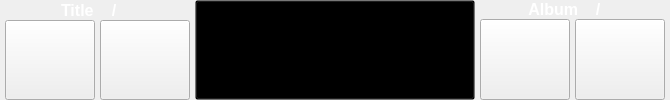
           <widget class="QWidget" name="PlayerPlayingWidget" native="true">
            <property name="sizePolicy">
             <sizepolicy hsizetype="Expanding" vsizetype="Expanding">
              <horstretch>0</horstretch>
              <verstretch>0</verstretch>
             </sizepolicy>
            </property>
            <layout class="QHBoxLayout" name="PlayerPlayingLayout">
             <property name="spacing">
              <number>0</number>
             </property>
             <property name="leftMargin">
              <number>0</number>
             </property>
             <property name="topMargin">
              <number>0</number>
             </property>
             <property name="rightMargin">
              <number>0</number>
             </property>
             <property name="bottomMargin">
              <number>0</number>
             </property>
             <item>
              <layout class="QVBoxLayout" name="verticalLayout_5">
               <item>
                <layout class="QHBoxLayout" name="horizontalLayout_12">
                 <item>
                  <spacer name="horizontalSpacer_3">
                   <property name="orientation">
                    <enum>Qt::Horizontal</enum>
                   </property>
                   <property name="sizeHint" stdset="0">
                    <size>
                     <width>40</width>
                     <height>20</height>
                    </size>
                   </property>
                  </spacer>
                 </item>
                 <item>
                  <widget class="QLabel" name="label_4">
                   <property name="sizePolicy">
                    <sizepolicy hsizetype="Preferred" vsizetype="Preferred">
                     <horstretch>0</horstretch>
                     <verstretch>0</verstretch>
                    </sizepolicy>
                   </property>
                   <property name="font">
                    <font>
                     <pointsize>12</pointsize>
                     <weight>75</weight>
                     <bold>true</bold>
                    </font>
                   </property>
                   <property name="styleSheet">
                    <string notr="true">color: rgb(255, 255, 255);</string>
                   </property>
                   <property name="text">
                    <string>Title</string>
                   </property>
                  </widget>
                 </item>
                 <item>
                  <widget class="QLabel" name="labelTrack">
                   <property name="sizePolicy">
                    <sizepolicy hsizetype="Preferred" vsizetype="Preferred">
                     <horstretch>0</horstretch>
                     <verstretch>0</verstretch>
                    </sizepolicy>
                   </property>
                   <property name="font">
                    <font>
                     <pointsize>12</pointsize>
                     <weight>75</weight>
                     <bold>true</bold>
                    </font>
                   </property>
                   <property name="styleSheet">
                    <string notr="true">color: rgb(255, 255, 255);
background-color: rgba(0, 0, 0, 0);</string>
                   </property>
                   <property name="text">
                    <string/>
                   </property>
                   <property name="alignment">
                    <set>Qt::AlignRight|Qt::AlignTrailing|Qt::AlignVCenter</set>
                   </property>
                  </widget>
                 </item>
                 <item>
                  <widget class="QLabel" name="labelTrackDash">
                   <property name="sizePolicy">
                    <sizepolicy hsizetype="Fixed" vsizetype="Preferred">
                     <horstretch>0</horstretch>
                     <verstretch>0</verstretch>
                    </sizepolicy>
                   </property>
                   <property name="minimumSize">
                    <size>
                     <width>20</width>
                     <height>0</height>
                    </size>
                   </property>
                   <property name="maximumSize">
                    <size>
                     <width>20</width>
                     <height>16777215</height>
                    </size>
                   </property>
                   <property name="font">
                    <font>
                     <pointsize>12</pointsize>
                     <weight>75</weight>
                     <bold>true</bold>
                    </font>
                   </property>
                   <property name="styleSheet">
                    <string notr="true">color: rgb(255, 255, 255);</string>
                   </property>
                   <property name="text">
                    <string>/</string>
                   </property>
                   <property name="alignment">
                    <set>Qt::AlignCenter</set>
                   </property>
                  </widget>
                 </item>
                 <item>
                  <widget class="QLabel" name="labelTrackCount">
                   <property name="font">
                    <font>
                     <pointsize>12</pointsize>
                     <weight>75</weight>
                     <bold>true</bold>
                    </font>
                   </property>
                   <property name="styleSheet">
                    <string notr="true">color: rgb(255, 255, 255);</string>
                   </property>
                   <property name="text">
                    <string/>
                   </property>
                  </widget>
                 </item>
                 <item>
                  <spacer name="horizontalSpacer_4">
                   <property name="orientation">
                    <enum>Qt::Horizontal</enum>
                   </property>
                   <property name="sizeHint" stdset="0">
                    <size>
                     <width>40</width>
                     <height>20</height>
                    </size>
                   </property>
                  </spacer>
                 </item>
                </layout>
               </item>
               <item>
                <layout class="QHBoxLayout" name="horizontalLayout_8">
                 <item>
                  <spacer name="horizontalSpacer_5">
                   <property name="orientation">
                    <enum>Qt::Horizontal</enum>
                   </property>
                   <property name="sizeHint" stdset="0">
                    <size>
                     <width>5</width>
                     <height>20</height>
                    </size>
                   </property>
                  </spacer>
                 </item>
                 <item>
                  <widget class="QPushButton" name="pushButtonPlayerPrevAlbum">
                   <property name="sizePolicy">
                    <sizepolicy hsizetype="Fixed" vsizetype="Expanding">
                     <horstretch>0</horstretch>
                     <verstretch>0</verstretch>
                    </sizepolicy>
                   </property>
                   <property name="minimumSize">
                    <size>
                     <width>90</width>
                     <height>0</height>
                    </size>
                   </property>
                   <property name="maximumSize">
                    <size>
                     <width>90</width>
                     <height>16777215</height>
                    </size>
                   </property>
                   <property name="styleSheet">
                    <string notr="true">outline: none;</string>
                   </property>
                   <property name="text">
                    <string/>
                   </property>
                   <property name="icon">
                    <iconset>
                     <normalon>:/prevbig-hot.png</normalon>
                    </iconset>
                   </property>
                   <property name="iconSize">
                    <size>
                     <width>128</width>
                     <height>140</height>
                    </size>
                   </property>
                  </widget>
                 </item>
                 <item>
                  <spacer name="horizontalSpacer_7">
                   <property name="orientation">
                    <enum>Qt::Horizontal</enum>
                   </property>
                   <property name="sizeHint" stdset="0">
                    <size>
                     <width>5</width>
                     <height>20</height>
                    </size>
                   </property>
                  </spacer>
                 </item>
                 <item>
                  <widget class="QPushButton" name="pushButtonPlayerPrevBig">
                   <property name="sizePolicy">
                    <sizepolicy hsizetype="Fixed" vsizetype="Expanding">
                     <horstretch>0</horstretch>
                     <verstretch>0</verstretch>
                    </sizepolicy>
                   </property>
                   <property name="minimumSize">
                    <size>
                     <width>90</width>
                     <height>0</height>
                    </size>
                   </property>
                   <property name="maximumSize">
                    <size>
                     <width>90</width>
                     <height>16777215</height>
                    </size>
                   </property>
                   <property name="styleSheet">
                    <string notr="true">outline: none;</string>
                   </property>
                   <property name="text">
                    <string/>
                   </property>
                   <property name="icon">
                    <iconset>
                     <normalon>:/prevbig-hot.png</normalon>
                    </iconset>
                   </property>
                   <property name="iconSize">
                    <size>
                     <width>128</width>
                     <height>160</height>
                    </size>
                   </property>
                  </widget>
                 </item>
                 <item>
                  <spacer name="horizontalSpacer_8">
                   <property name="orientation">
                    <enum>Qt::Horizontal</enum>
                   </property>
                   <property name="sizeHint" stdset="0">
                    <size>
                     <width>5</width>
                     <height>20</height>
                    </size>
                   </property>
                  </spacer>
                 </item>
                </layout>
               </item>
              </layout>
             </item>
             <item>
              <widget class="QPushButton" name="pushButtonBack">
               <property name="sizePolicy">
                <sizepolicy hsizetype="Fixed" vsizetype="Expanding">
                 <horstretch>0</horstretch>
                 <verstretch>0</verstretch>
                </sizepolicy>
               </property>
               <property name="minimumSize">
                <size>
                 <width>280</width>
                 <height>0</height>
                </size>
               </property>
               <property name="maximumSize">
                <size>
                 <width>280</width>
                 <height>16777215</height>
                </size>
               </property>
               <property name="styleSheet">
                <string notr="true">background-color: rgba(0, 0, 0, 0);
outline: none;</string>
               </property>
               <property name="text">
                <string/>
               </property>
               <property name="icon">
                <iconset>
                 <normalon>:/coverlogo.png</normalon>
                </iconset>
               </property>
               <property name="iconSize">
                <size>
                 <width>270</width>
                 <height>270</height>
                </size>
               </property>
               <property name="default">
                <bool>false</bool>
               </property>
               <property name="flat">
                <bool>false</bool>
               </property>
              </widget>
             </item>
             <item>
              <layout class="QVBoxLayout" name="verticalLayout_10">
               <item>
                <layout class="QHBoxLayout" name="horizontalLayout_11">
                 <item>
                  <spacer name="horizontalSpacer">
                   <property name="orientation">
                    <enum>Qt::Horizontal</enum>
                   </property>
                   <property name="sizeHint" stdset="0">
                    <size>
                     <width>1</width>
                     <height>1</height>
                    </size>
                   </property>
                  </spacer>
                 </item>
                 <item>
                  <widget class="QLabel" name="labelAlbum">
                   <property name="sizePolicy">
                    <sizepolicy hsizetype="Preferred" vsizetype="Preferred">
                     <horstretch>0</horstretch>
                     <verstretch>0</verstretch>
                    </sizepolicy>
                   </property>
                   <property name="font">
                    <font>
                     <pointsize>12</pointsize>
                     <weight>75</weight>
                     <bold>true</bold>
                    </font>
                   </property>
                   <property name="styleSheet">
                    <string notr="true">color: rgb(255, 255, 255);</string>
                   </property>
                   <property name="text">
                    <string>Album</string>
                   </property>
                   <property name="alignment">
                    <set>Qt::AlignRight|Qt::AlignTrailing|Qt::AlignVCenter</set>
                   </property>
                  </widget>
                 </item>
                 <item>
                  <widget class="QLabel" name="labelCurrentAlbumIndex">
                   <property name="sizePolicy">
                    <sizepolicy hsizetype="Preferred" vsizetype="Preferred">
                     <horstretch>0</horstretch>
                     <verstretch>0</verstretch>
                    </sizepolicy>
                   </property>
                   <property name="font">
                    <font>
                     <pointsize>12</pointsize>
                     <weight>75</weight>
                     <bold>true</bold>
                    </font>
                   </property>
                   <property name="styleSheet">
                    <string notr="true">color: rgb(255, 255, 255);</string>
                   </property>
                   <property name="text">
                    <string/>
                   </property>
                   <property name="alignment">
                    <set>Qt::AlignRight|Qt::AlignTrailing|Qt::AlignVCenter</set>
                   </property>
                  </widget>
                 </item>
                 <item>
                  <widget class="QLabel" name="labelAlbumDash">
                   <property name="sizePolicy">
                    <sizepolicy hsizetype="Minimum" vsizetype="Preferred">
                     <horstretch>0</horstretch>
                     <verstretch>0</verstretch>
                    </sizepolicy>
                   </property>
                   <property name="minimumSize">
                    <size>
                     <width>20</width>
                     <height>0</height>
                    </size>
                   </property>
                   <property name="maximumSize">
                    <size>
                     <width>20</width>
                     <height>16777215</height>
                    </size>
                   </property>
                   <property name="font">
                    <font>
                     <pointsize>12</pointsize>
                     <weight>75</weight>
                     <bold>true</bold>
                    </font>
                   </property>
                   <property name="styleSheet">
                    <string notr="true">color: rgb(255, 255, 255);</string>
                   </property>
                   <property name="text">
                    <string>/</string>
                   </property>
                   <property name="alignment">
                    <set>Qt::AlignCenter</set>
                   </property>
                  </widget>
                 </item>
                 <item>
                  <widget class="QLabel" name="labelAlbumCount">
                   <property name="sizePolicy">
                    <sizepolicy hsizetype="Preferred" vsizetype="Preferred">
                     <horstretch>0</horstretch>
                     <verstretch>0</verstretch>
                    </sizepolicy>
                   </property>
                   <property name="font">
                    <font>
                     <pointsize>12</pointsize>
                     <weight>75</weight>
                     <bold>true</bold>
                    </font>
                   </property>
                   <property name="styleSheet">
                    <string notr="true">color: rgb(255, 255, 255);</string>
                   </property>
                   <property name="text">
                    <string/>
                   </property>
                   <property name="alignment">
                    <set>Qt::AlignLeading|Qt::AlignLeft|Qt::AlignVCenter</set>
                   </property>
                  </widget>
                 </item>
                 <item>
                  <spacer name="horizontalSpacer_2">
                   <property name="orientation">
                    <enum>Qt::Horizontal</enum>
                   </property>
                   <property name="sizeHint" stdset="0">
                    <size>
                     <width>1</width>
                     <height>1</height>
                    </size>
                   </property>
                  </spacer>
                 </item>
                </layout>
               </item>
               <item>
                <layout class="QHBoxLayout" name="horizontalLayout_9">
                 <item>
                  <spacer name="horizontalSpacer_10">
                   <property name="orientation">
                    <enum>Qt::Horizontal</enum>
                   </property>
                   <property name="sizeHint" stdset="0">
                    <size>
                     <width>5</width>
                     <height>20</height>
                    </size>
                   </property>
                  </spacer>
                 </item>
                 <item>
                  <widget class="QPushButton" name="pushButtonPlayerNextBig">
                   <property name="sizePolicy">
                    <sizepolicy hsizetype="Fixed" vsizetype="Expanding">
                     <horstretch>0</horstretch>
                     <verstretch>0</verstretch>
                    </sizepolicy>
                   </property>
                   <property name="minimumSize">
                    <size>
                     <width>90</width>
                     <height>0</height>
                    </size>
                   </property>
                   <property name="maximumSize">
                    <size>
                     <width>90</width>
                     <height>16777215</height>
                    </size>
                   </property>
                   <property name="styleSheet">
                    <string notr="true">outline: none;</string>
                   </property>
                   <property name="text">
                    <string/>
                   </property>
                   <property name="icon">
                    <iconset>
                     <normalon>:/nextbig-hot.png</normalon>
                    </iconset>
                   </property>
                   <property name="iconSize">
                    <size>
                     <width>128</width>
                     <height>160</height>
                    </size>
                   </property>
                  </widget>
                 </item>
                 <item>
                  <spacer name="horizontalSpacer_9">
                   <property name="orientation">
                    <enum>Qt::Horizontal</enum>
                   </property>
                   <property name="sizeHint" stdset="0">
                    <size>
                     <width>5</width>
                     <height>20</height>
                    </size>
                   </property>
                  </spacer>
                 </item>
                 <item>
                  <widget class="QPushButton" name="pushButtonPlayerNextAlbum">
                   <property name="sizePolicy">
                    <sizepolicy hsizetype="Fixed" vsizetype="Expanding">
                     <horstretch>0</horstretch>
                     <verstretch>0</verstretch>
                    </sizepolicy>
                   </property>
                   <property name="minimumSize">
                    <size>
                     <width>90</width>
                     <height>0</height>
                    </size>
                   </property>
                   <property name="maximumSize">
                    <size>
                     <width>90</width>
                     <height>16777215</height>
                    </size>
                   </property>
                   <property name="styleSheet">
                    <string notr="true">outline: none;</string>
                   </property>
                   <property name="text">
                    <string/>
                   </property>
                   <property name="icon">
                    <iconset>
                     <normalon>:/nextbig-hot.png</normalon>
                    </iconset>
                   </property>
                   <property name="iconSize">
                    <size>
                     <width>128</width>
                     <height>140</height>
                    </size>
                   </property>
                  </widget>
                 </item>
                 <item>
                  <spacer name="horizontalSpacer_6">
                   <property name="orientation">
                    <enum>Qt::Horizontal</enum>
                   </property>
                   <property name="sizeHint" stdset="0">
                    <size>
                     <width>5</width>
                     <height>20</height>
                    </size>
                   </property>
                  </spacer>
                 </item>
                </layout>
               </item>
              </layout>
             </item>
            </layout>
           </widget>
